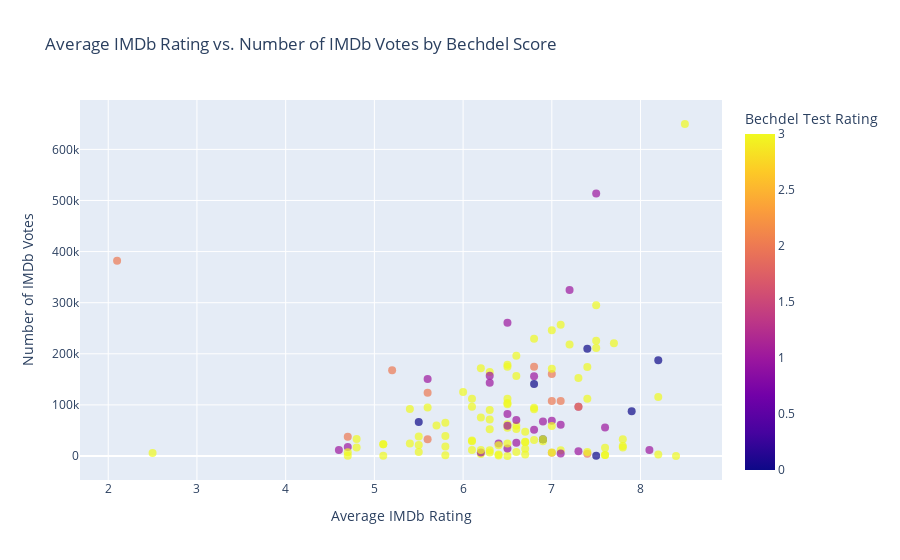

The notebook cell saved with this chart:
### Code cell
import pandas as pd
import plotly.express as px

# CSV laden
df = pd.read_csv("last_two_years.csv")

# Scatterplot erstellen
fig = px.scatter(
    df,
    x='averageRating',
    y='numVotes',
    color='rating',  # Bechdel-Rating als Farbcode
    hover_name='primaryTitle',
    hover_data=['year', 'genres'],
    title='Average IMDb Rating vs. Number of IMDb Votes by Bechdel Score',
    labels={
        'averageRating': 'Average IMDb Rating',
        'numVotes': 'Number of IMDb Votes',
        'rating': 'Bechdel Test Rating'
    },
    opacity=0.7
)

fig.update_traces(marker=dict(size=8))
fig.update_layout(legend_title_text='Bechdel Rating')

fig.show()

### Figure 1 — Plotly figure (JSON) as saved in the notebook; plotly's stock layout.template omitted (floating-point values rounded to 4 significant figures; data arrays with more than 128 entries replaced by an {"elided": "..."} marker saying what was removed)
{"data": [{"customdata": {"elided": "132x2 mixed values"}, "hovertemplate": "<b>%{hovertext}</b><br><br>Average IMDb Rating=%{x}<br>Number of IMDb Votes=%{y}<br>year=%{customdata[0]}<br>genres=%{customdata[1]}<br>Bechdel Test Rating=%{marker.color}<extra></extra>", "hovertext": {"elided": "132 str values"}, "legendgroup": "", "marker": {"color": {"elided": "132 int values"}, "coloraxis": "coloraxis", "opacity": 0.7, "size": 8, "symbol": "circle"}, "mode": "markers", "name": "", "orientation": "v", "showlegend": false, "type": "scatter", "x": {"elided": "132 float values"}, "xaxis": "x", "y": {"elided": "132 float values"}, "yaxis": "y"}], "layout": {"coloraxis": {"colorbar": {"title": {"text": "Bechdel Test Rating"}}, "colorscale": [[0, "#0d0887"], [0.1111, "#46039f"], [0.2222, "#7201a8"], [0.3333, "#9c179e"], [0.4444, "#bd3786"], [0.5556, "#d8576b"], [0.6667, "#ed7953"], [0.7778, "#fb9f3a"], [0.8889, "#fdca26"], [1, "#f0f921"]]}, "legend": {"title": {"text": "Bechdel Rating"}, "tracegroupgap": 0}, "title": {"text": "Average IMDb Rating vs. Number of IMDb Votes by Bechdel Score"}, "xaxis": {"anchor": "y", "domain": [0, 1], "title": {"text": "Average IMDb Rating"}}, "yaxis": {"anchor": "x", "domain": [0, 1], "title": {"text": "Number of IMDb Votes"}}}}
